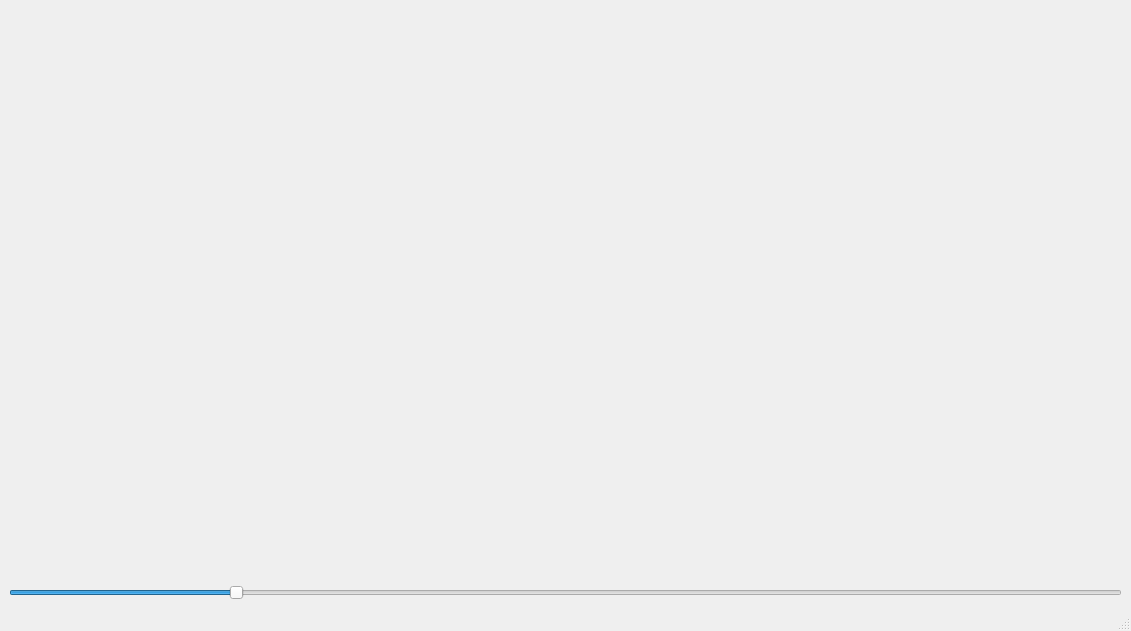
<?xml version="1.0" encoding="UTF-8"?>
<ui version="4.0">
 <class>MainWindow</class>
 <widget class="QMainWindow" name="MainWindow">
  <property name="windowModality">
   <enum>Qt::ApplicationModal</enum>
  </property>
  <property name="geometry">
   <rect>
    <x>0</x>
    <y>0</y>
    <width>1131</width>
    <height>631</height>
   </rect>
  </property>
  <property name="windowTitle">
   <string>Lab1</string>
  </property>
  <widget class="QWidget" name="centralwidget">
   <layout class="QVBoxLayout" name="verticalLayout">
    <item>
     <widget class="MyOpenGLWidget" name="widget" native="true">
      <property name="enabled">
       <bool>true</bool>
      </property>
     </widget>
    </item>
    <item>
     <widget class="QSlider" name="horizontalSlider">
      <property name="maximum">
       <number>500</number>
      </property>
      <property name="singleStep">
       <number>100</number>
      </property>
      <property name="value">
       <number>100</number>
      </property>
      <property name="orientation">
       <enum>Qt::Horizontal</enum>
      </property>
     </widget>
    </item>
   </layout>
  </widget>
  <widget class="QMenuBar" name="menubar">
   <property name="geometry">
    <rect>
     <x>0</x>
     <y>0</y>
     <width>1131</width>
     <height>26</height>
    </rect>
   </property>
  </widget>
  <widget class="QStatusBar" name="statusbar"/>
 </widget>
 <customwidgets>
  <customwidget>
   <class>MyOpenGLWidget</class>
   <extends>QWidget</extends>
   <header location="global">myopenglwidget.h</header>
   <container>1</container>
   <slots>
    <signal>paramChanged(int)</signal>
    <signal>scaleChanged()</signal>
    <slot>setParam(int)</slot>
    <slot>setScale(int)</slot>
   </slots>
  </customwidget>
 </customwidgets>
 <resources/>
 <connections>
  <connection>
   <sender>horizontalSlider</sender>
   <signal>valueChanged(int)</signal>
   <receiver>widget</receiver>
   <slot>setParam(int)</slot>
   <hints>
    <hint type="sourcelabel">
     <x>191</x>
     <y>576</y>
    </hint>
    <hint type="destinationlabel">
     <x>717</x>
     <y>308</y>
    </hint>
   </hints>
  </connection>
 </connections>
</ui>
